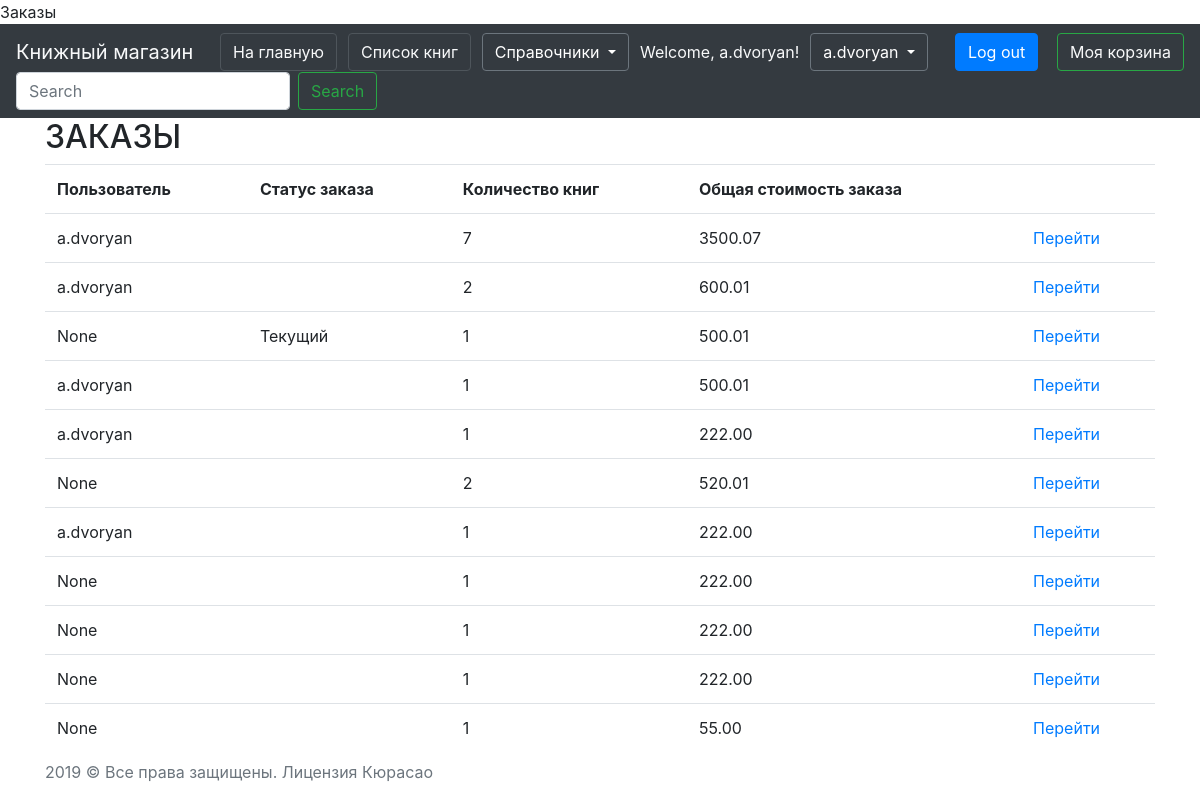
Screenshot of /order/order-list (signed in) with the database file from the repository.
### order/models.py (models this page shows, shortened)
class Order(models.Model):
    cart = models.ForeignKey(
        Cart,
        related_name= "order_cart",
        on_delete=models.PROTECT)
    status = models.ForeignKey(
        OrderStatus,
        verbose_name="Статус заказа",
        on_delete=models.PROTECT)
    delivery_address = models.TextField(
        "Адрес доставки",
        null=True,
        blank=True)
    email = models.EmailField(
        verbose_name="Электронная почта",
        null=True,
        blank=True,
        help_text="name@email.com")
    phone = models.CharField(
        verbose_name="Контактный телефон",
        help_text="+375(29)3-718-718",
        max_length=17)
    created_day = models.DateTimeField(
        "Дата внесения в корзину",
        auto_now=False,
        auto_now_add=True)
    updated_date = models.DateTimeField(
        "Дата последнего изменения",
        auto_now=True,
        auto_now_add=False)
    canceled = models.BooleanField(
        "Отменен",
        default = False)
    class Meta:
        verbose_name = 'Заказ'
        verbose_name_plural = 'Заказы'

### cart/models.py (models this page shows, shortened)
class Cart(models.Model):
    user = models.ForeignKey(
        User,
        blank=True,
        null=True,
        on_delete=models.PROTECT)
    created_day = models.DateTimeField(
        "Дата внесения в корзиину",
        auto_now=False,
        auto_now_add=True)
    updated_date = models.DateTimeField(
        "Дата последнего корзину",
        auto_now=True,
        auto_now_add=False)
    @property
    def books_in_cart_count(self):
        total = 0
        for product in self.user_cart.all():
            total += product.quantity
        return total
    @property
    def total_cart_price(self):
        total = 0
        for product in self.user_cart.all():
            total += product.price_total
        return total
    class Meta:
        verbose_name = 'Корзина'
        verbose_name_plural = 'Корзины'

class BookInCart(models.Model):
    cart = models.ForeignKey(
        Cart,
        on_delete=models.CASCADE,
        verbose_name='Корзина',
        related_name='user_cart')
    book = models.ForeignKey(
        Book,
        on_delete=models.CASCADE,
        verbose_name='Товар',
        related_name='book_in_cart')
    quantity = models.IntegerField(
        "Количество")
    @property
    def price_total(self):
        return self.book.price * self.quantity
    class Meta:
        verbose_name = 'Товар'
        verbose_name_plural = 'Товары'
        unique_together = [['cart', 'book']] # Чтобы не повторялись. Уникальные сочетания

### books/models.py (models this page shows, shortened)
class Book(models.Model):
    name = models.CharField(
        "Название",
        null=False,
        blank=False,
        max_length=200)
    image = models.ImageField(
        "Обложка",
        upload_to='media/img/',
        null=True,
        blank=True)
    author = models.ManyToManyField(
        "data.Author",
        related_name="books",
        verbose_name="Автор")
    price = models.DecimalField(
        "Цена",
        max_digits=5,
        decimal_places=2)
    serie = models.ForeignKey(
        "data.Series",
        related_name="books",
        verbose_name="Серия",
        null=True,
        blank=True,
        on_delete=models.CASCADE)
    genre = models.ManyToManyField(
        "data.Genre",
        related_name="books",
        blank=True,
        verbose_name="Жанр")
    year = models.PositiveSmallIntegerField(
        "Год издания",
        null=True,
        blank=True)
    page = models.PositiveSmallIntegerField(
        "Количество страниц",
        null=True,
        blank=True)
    bind = models.ForeignKey(
        "data.Binding",
        verbose_name="Переплет",
        null=True,
        blank=True,
        on_delete=models.CASCADE)
    book_format = models.ForeignKey(
        "data.BookFormat",
        verbose_name="Формат",
        null=True,
        blank=True,
        on_delete=models.CASCADE)
    isbn = models.CharField(
        "ISBN",
        default="0",
        unique=True,
        max_length=20)
    weight = models.PositiveSmallIntegerField(
        "Вес, гр",
        null=True,
        blank=True, )
    age_limit = models.PositiveSmallIntegerField(
        "Возрастные ограничения",
        null=True,
        blank=True,)
    publish = models.ForeignKey(
        "data.Publish",
        verbose_name="Издательство",
        null=True,
        blank=True,
        on_delete=models.CASCADE)
    book_amount = models.PositiveIntegerField(
        "Кол-во книг в наличии",
        default=0)
    available = models.BooleanField(
        "Доступна для заказа",
        default=True)
    rate = models.FloatField(
        "Рейтинг",
        default=0)
    created_day = models.DateTimeField(
        "Дата внесения в каталог",
        auto_now=False,
        auto_now_add=True)
    updated_date = models.DateTimeField(
        "Дата последнего изменения",
        auto_now=True,
        auto_now_add=False)
    class Meta:
        verbose_name = 'Книга'
        verbose_name_plural = 'Книги'
        permissions = [('edit', 'for Managers'),]

### data/models.py (models this page shows)
class OrderStatus(models.Model):
    status_type = models.CharField("Статус", max_length=30)
    def __str__(self):
        return self.status_type
    class Meta:
        verbose_name = 'Статус'
        verbose_name_plural = 'Статусы'

### order/views.py (the view)
# urls.py: path('order-list', OrderList.as_view(), name='order-list'),
class OrderList(PermissionRequiredMixin, ListView):
    model = Order
    template_name = 'order/order-list.html'
    permission_required = 'books.edit_order'

### order/templates/order/order-list.html (shortened to what this page needs)
{% extends "base.html" %}
{% block content %}
    <div class="container">
    <h2>ЗАКАЗЫ</h2>
        <table  cellspacing="5px" class="table table-hover">
            <tr>
               <th>
                   Пользователь
               </th>
                <th>
                   Статус заказа
               </th>
                <th>
                   Количество книг
               </th>
                <th>
                   Общая стоимость заказа
               </th>
                <td>
               </td>
            </tr>
            {% for object in object_list %}
                <tr>
                    <td>
                        {{ object.cart.user }}
                    </td>
                    <td>
                        {{ object.status }}
                    </td>
                    <td>
                        {{ object.cart.books_in_cart_count }}
                    </td>
                    <td>
                        {{ object.cart.total_cart_price }}
                    </td>
                    <td>
                        <a href="{% url 'order-update' object.pk %}">Перейти</a>
                    </td>
                </tr>
            {% endfor %}
        </table>
    </div>
{% endblock %}

### templates/base.html (shortened to what this page needs)
<!DOCTYPE html>
<html lang="en">
        {% load static %}
        {% load crispy_forms_tags %}
<head>
    <link rel="stylesheet" href="https://stackpath.bootstrapcdn.com/bootstrap/4.3.1/css/bootstrap.min.css">
</head>
<body>
<nav class="navbar navbar-light bg-dark text-light">
    <a class="navbar-brand">Книжный магазин</a>
    <a href="{% url 'home-list-view' %}" class="btn btn-secondary active bg-dark text-light" role="button" aria-pressed="true">На главную</a>
    <a href="{% url 'book-list-view' %}" class="btn btn-secondary active bg-dark text-light" role="button" aria-pressed="true">Список книг</a>
  {% if perms.books.edit %}
    <div class="dropdown">
            <button class="btn btn-secondary dropdown-toggle bg-dark" type="button" id="dropdownMenuButton" data-toggle="dropdown" aria-haspopup="true" aria-expanded="false">
              Справочники
            </button>
    </div>
  {% endif %}
    {% if user.is_authenticated %}
    Welcome, {{ user }}!
    <div class="dropdown mr-sm-2">
      <a class="btn btn-secondary dropdown-toggle bg-dark" href="#" role="button" id="dropdownMenuLink" data-toggle="dropdown" aria-haspopup="true" aria-expanded="false">
      {{ user }}
      </a>
  </div>
    <a href="{% url 'log-out' %}{% if logout_redirect %}?next={{ logout_redirect }}{% endif %}" class="btn btn-primary ml-sm-2 mr-sm-2">Log out</a>
    {% endif %}
    <a href="{% url 'view-cart' %}" class="btn btn-outline-success text-light">Моя корзина {{ quantity }}</a>
    <form class="form-inline mt-2 mt-md-0">
        <input class="form-control mr-sm-2" type="search" name="search" placeholder="Search" aria-label="Search">
        <button class="btn btn-outline-success my-2 my-sm-0" type="submit">Search</button>
    </form>
</nav>
        {% block content %}{% endblock %}
<footer class="footer mt-auto py-3 fixed-bottom">
    <div class="container">
    <span class="text-muted"> 2019 &copy; Все права защищены. Лицензия Кюрасао</span>
    </div>
</footer>
</body>
</html>

### rows the page displays
Order: cart.user "a.dvoryan", cart.books_in_cart_count "7", cart.total_cart_price "3500.07"
Order: cart.user "a.dvoryan", cart.books_in_cart_count "2", cart.total_cart_price "600.01"
Order: cart.user "None", status "Текущий", cart.books_in_cart_count "1", cart.total_cart_price "500.01"
Order: cart.user "a.dvoryan", cart.books_in_cart_count "1", cart.total_cart_price "500.01"
Order: cart.user "a.dvoryan", cart.books_in_cart_count "1", cart.total_cart_price "222.00"
Order: cart.user "None", cart.books_in_cart_count "2", cart.total_cart_price "520.01"
Order: cart.user "a.dvoryan", cart.books_in_cart_count "1", cart.total_cart_price "222.00"
Order: cart.user "None", cart.books_in_cart_count "1", cart.total_cart_price "222.00"
Order: cart.user "None", cart.books_in_cart_count "1", cart.total_cart_price "222.00"
Order: cart.user "None", cart.books_in_cart_count "1", cart.total_cart_price "222.00"
Order: cart.user "None", cart.books_in_cart_count "1", cart.total_cart_price "55.00"

### other values shown
{{ user }} "a.dvoryan"
